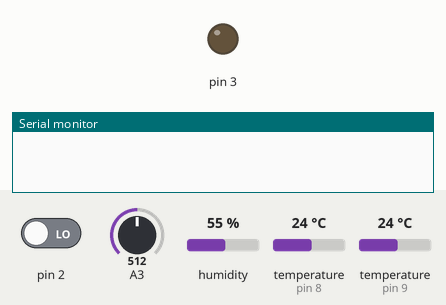
Bench run of a sketch on a simulated Arduino Uno, built with avr-gcc and run on an emulated ATmega328P. Parts: output pins drawn as LEDs (lit = HIGH), the last lines printed to the serial monitor. The test bench sets the inputs (shaded band); at power-on: pin 2 LOW, A3 = 512, humidity 55 %, temperature (sensors on pin 8, pin 9) 24 °C.

Above: at 1.3 s.
1.4 s: pin 2 driven HIGH
At 2.1 s:
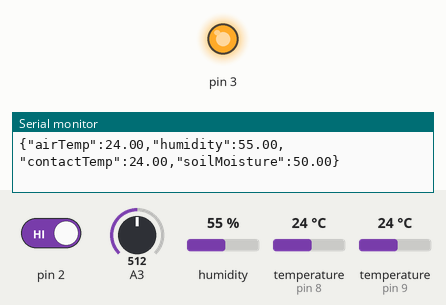
3.3 s: pin 2 driven LOW
At 4.6 s:
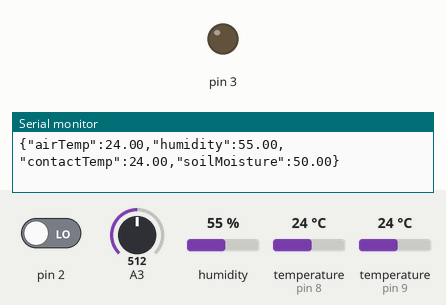
Timing chart, 0 to 6.3 s (numbered marks = the images above; inputs shaded):
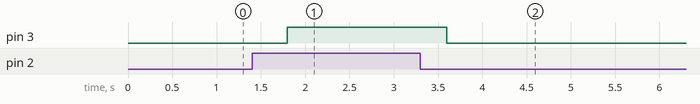

The sketch:

arduino.ino
```cpp
// Arduino

#include <DHT11.h>
#include <DS18B20.h>

DS18B20 ds18b20(9);
DHT11 dht11(8);

float airTemp, humiidity, contactTemp, soilMoisture;
long currentTime, wateringTime = 0;
bool watering = false;

void setup() {
  // Use for both debugging and serial communication to ESP32
  Serial.begin(115200);
  // MOSFET to control the pump
  pinMode(3, OUTPUT);
  pinMode(2, INPUT);
}

void loop() {
  // If 2 is HIGH, then start watering
  if (digitalRead(2) == HIGH) {
    digitalWrite(3, HIGH);
    watering = true;
    wateringTime = millis();
  } else if (digitalRead(2) == LOW) {
    digitalWrite(3, LOW);
    watering = false;
  }

  // Read sensors
  airTemp = dht11.readTemperature();
  humiidity = dht11.readHumidity();
  contactTemp = ds18b20.getTempC();
  soilMoisture = (1 - (analogRead(A3) / 1024.0)) * 100.0;

  // Manually encode JSON
  String JSONString;
  JSONString = "{\"airTemp\":";
  JSONString += airTemp;
  JSONString += ",\"humidity\":";
  JSONString += humiidity;
  JSONString += ",\"contactTemp\":";
  JSONString += contactTemp;
  JSONString += ",\"soilMoisture\":";
  JSONString += soilMoisture;
  JSONString += "}";


  // Print JSON to serial
  Serial.println(JSONString);
}

void processData(char data) {
  Serial.println(data);
  if (data == 'A') {
    // Turn on the pump
    digitalWrite(3, HIGH);
    watering = true;
    wateringTime = millis();
  } else if (data == 'A') {
    // Turn off the pump
    digitalWrite(3, LOW);
    watering = false;

}
}

byte castData(float airTemp, float humidity, float contactTemp, float soilMoisture) {
  // Cast floats into bytes
  byte result;
  result = (byte) airTemp * 100;
  result = (result << 8) | (byte) humidity * 100;
  result = (result << 8) | (byte) contactTemp * 100;
  result = (result << 8) | (byte) soilMoisture * 100;
  return result;
}
```

Measured:
- after the input at 1.4 s, pin 3: LOW → HIGH after 0.40 s
- after the input at 3.3 s, pin 3: HIGH → LOW after 0.30 s
